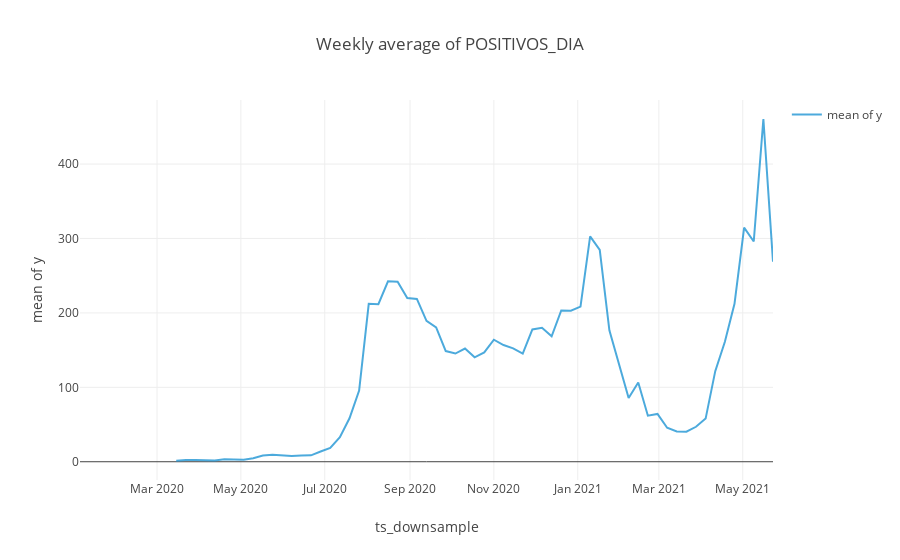

Notebook code cell kept with this figure:
### Code cell
fig = ts.plot_grouping_evaluation(
    aggregation_func=np.mean,  # any aggregation function you want
    aggregation_func_name="mean",
    groupby_time_feature=None,
    groupby_sliding_window_size=7,  # any aggregation window you want
                                    # (7*24 for weekly aggregation of hourly data)
    groupby_custom_column=None,
    title=f"Weekly average of {value_col}")
plotly.io.show(fig)
fig.show(renderer="colab")

### Figure 1 — Plotly figure (JSON) as saved in the notebook; plotly's stock layout.template omitted (floating-point values rounded to 4 significant figures)
{"data": [{"opacity": 0.8, "uid": "d964dae2-b31c-4497-9d2f-562ae542d191", "mode": "lines", "y": [1, null, null, null, null, null, null, null, null, null, 1.333, 2.5, 2.286, 2.4, 1.667, 3.286, 3.143, 2.714, 4.714, 8.429, 9.333, 8.429, 7.714, 8.286, 8.571, 13.71, 18.71, 32.86, 58.43, 95.71, 212.3, 211.7, 242.4, 242, 220, 218.9, 189.3, 180.4, 148.7, 145.4, 152.1, 140.3, 146.9, 164, 156.9, 152.4, 145.3, 177.7, 180, 168.6, 203.3, 203, 208.4, 302.9, 284.7, 176.6, 132.3, 85.57, 106.4, 61.86, 64.29, 45.71, 40.71, 40.29, 47, 58, 121.7, 161.3, 212.3, 314.6, 296, 460.6, 268.7], "x": ["2020-01-05", "2020-01-12", "2020-01-19", "2020-01-26", "2020-02-02", "2020-02-09", "2020-02-16", "2020-02-23", "2020-03-01", "2020-03-08", "2020-03-15", "2020-03-22", "2020-03-29", "2020-04-05", "2020-04-12", "2020-04-19", "2020-04-26", "2020-05-03", "2020-05-10", "2020-05-17", "2020-05-24", "2020-05-31", "2020-06-07", "2020-06-14", "2020-06-21", "2020-06-28", "2020-07-05", "2020-07-12", "2020-07-19", "2020-07-26", "2020-08-02", "2020-08-09", "2020-08-16", "2020-08-23", "2020-08-30", "2020-09-06", "2020-09-13", "2020-09-20", "2020-09-27", "2020-10-04", "2020-10-11", "2020-10-18", "2020-10-25", "2020-11-01", "2020-11-08", "2020-11-15", "2020-11-22", "2020-11-29", "2020-12-06", "2020-12-13", "2020-12-20", "2020-12-27", "2021-01-03", "2021-01-10", "2021-01-17", "2021-01-24", "2021-01-31", "2021-02-07", "2021-02-14", "2021-02-21", "2021-02-28", "2021-03-07", "2021-03-14", "2021-03-21", "2021-03-28", "2021-04-04", "2021-04-11", "2021-04-18", "2021-04-25", "2021-05-02", "2021-05-09", "2021-05-16", "2021-05-23"], "line": {"color": "rgb(32, 149, 212)"}, "type": "scatter", "name": "mean of y"}], "layout": {"showlegend": true, "yaxis": {"title": {"text": "mean of y"}}, "legend": {"traceorder": "reversed"}, "xaxis": {"title": {"text": "ts_downsample"}}, "title": {"text": "Weekly average of POSITIVOS_DIA"}}}
